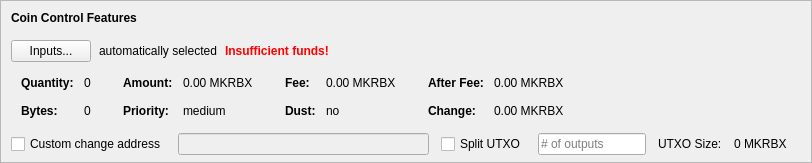
    <widget class="QFrame" name="frameCoinControl">
     <property name="sizePolicy">
      <sizepolicy hsizetype="Expanding" vsizetype="Expanding">
       <horstretch>0</horstretch>
       <verstretch>0</verstretch>
      </sizepolicy>
     </property>
     <property name="maximumSize">
      <size>
       <width>16777215</width>
       <height>16777215</height>
      </size>
     </property>
     <property name="frameShape">
      <enum>QFrame::StyledPanel</enum>
     </property>
     <property name="frameShadow">
      <enum>QFrame::Sunken</enum>
     </property>
     <layout class="QVBoxLayout" name="verticalLayoutCoinControl2">
      <property name="spacing">
       <number>0</number>
      </property>
      <property name="leftMargin">
       <number>0</number>
      </property>
      <property name="topMargin">
       <number>0</number>
      </property>
      <property name="rightMargin">
       <number>0</number>
      </property>
      <property name="bottomMargin">
       <number>6</number>
      </property>
      <item>
       <layout class="QVBoxLayout" name="verticalLayoutCoinControl" stretch="0,0,0,0,1">
        <property name="spacing">
         <number>0</number>
        </property>
        <property name="leftMargin">
         <number>10</number>
        </property>
        <property name="topMargin">
         <number>10</number>
        </property>
        <item>
         <layout class="QHBoxLayout" name="horizontalLayoutCoinControl1">
          <property name="bottomMargin">
           <number>15</number>
          </property>
          <item>
           <widget class="QLabel" name="labelCoinControlFeatures">
            <property name="sizePolicy">
             <sizepolicy hsizetype="Preferred" vsizetype="Maximum">
              <horstretch>0</horstretch>
              <verstretch>0</verstretch>
             </sizepolicy>
            </property>
            <property name="font">
             <font>
              <weight>75</weight>
              <bold>true</bold>
             </font>
            </property>
            <property name="styleSheet">
             <string notr="true">font-weight:bold;</string>
            </property>
            <property name="text">
             <string>Coin Control Features</string>
            </property>
           </widget>
          </item>
         </layout>
        </item>
        <item>
         <layout class="QHBoxLayout" name="horizontalLayoutCoinControl2" stretch="0,0,0,0">
          <property name="spacing">
           <number>8</number>
          </property>
          <property name="bottomMargin">
           <number>10</number>
          </property>
          <item>
           <widget class="QPushButton" name="pushButtonCoinControl">
            <property name="styleSheet">
             <string notr="true"/>
            </property>
            <property name="text">
             <string>Inputs...</string>
            </property>
            <property name="autoDefault">
             <bool>false</bool>
            </property>
           </widget>
          </item>
          <item>
           <widget class="QLabel" name="labelCoinControlAutomaticallySelected">
            <property name="text">
             <string>automatically selected</string>
            </property>
            <property name="margin">
             <number>5</number>
            </property>
           </widget>
          </item>
          <item>
           <widget class="QLabel" name="labelCoinControlInsuffFunds">
            <property name="font">
             <font>
              <weight>75</weight>
              <bold>true</bold>
             </font>
            </property>
            <property name="styleSheet">
             <string notr="true">color:red;font-weight:bold;</string>
            </property>
            <property name="text">
             <string>Insufficient funds!</string>
            </property>
            <property name="margin">
             <number>5</number>
            </property>
           </widget>
          </item>
          <item>
           <spacer name="horizontalSpacerCoinControl">
            <property name="orientation">
             <enum>Qt::Horizontal</enum>
            </property>
            <property name="sizeHint" stdset="0">
             <size>
              <width>40</width>
              <height>1</height>
             </size>
            </property>
           </spacer>
          </item>
         </layout>
        </item>
        <item>
         <widget class="QWidget" name="widgetCoinControl" native="true">
          <property name="sizePolicy">
           <sizepolicy hsizetype="Preferred" vsizetype="Preferred">
            <horstretch>0</horstretch>
            <verstretch>0</verstretch>
           </sizepolicy>
          </property>
          <property name="minimumSize">
           <size>
            <width>0</width>
            <height>0</height>
           </size>
          </property>
          <property name="styleSheet">
           <string notr="true"/>
          </property>
          <layout class="QHBoxLayout" name="horizontalLayoutCoinControl5">
           <property name="leftMargin">
            <number>0</number>
           </property>
           <property name="topMargin">
            <number>0</number>
           </property>
           <property name="rightMargin">
            <number>0</number>
           </property>
           <property name="bottomMargin">
            <number>0</number>
           </property>
           <item>
            <layout class="QHBoxLayout" name="horizontalLayoutCoinControl3" stretch="0,0,0,1">
             <property name="spacing">
              <number>20</number>
             </property>
             <property name="topMargin">
              <number>0</number>
             </property>
             <property name="bottomMargin">
              <number>10</number>
             </property>
             <item>
              <layout class="QFormLayout" name="formLayoutCoinControl1">
               <property name="horizontalSpacing">
                <number>10</number>
               </property>
               <property name="verticalSpacing">
                <number>14</number>
               </property>
               <property name="leftMargin">
                <number>10</number>
               </property>
               <property name="topMargin">
                <number>4</number>
               </property>
               <property name="rightMargin">
                <number>6</number>
               </property>
               <item row="0" column="0">
                <widget class="QLabel" name="labelCoinControlQuantityText">
                 <property name="font">
                  <font>
                   <weight>75</weight>
                   <bold>true</bold>
                  </font>
                 </property>
                 <property name="text">
                  <string>Quantity:</string>
                 </property>
                 <property name="margin">
                  <number>0</number>
                 </property>
                </widget>
               </item>
               <item row="0" column="1">
                <widget class="QLabel" name="labelCoinControlQuantity">
                 <property name="cursor">
                  <cursorShape>IBeamCursor</cursorShape>
                 </property>
                 <property name="contextMenuPolicy">
                  <enum>Qt::ActionsContextMenu</enum>
                 </property>
                 <property name="text">
                  <string notr="true">0</string>
                 </property>
                 <property name="margin">
                  <number>0</number>
                 </property>
                 <property name="textInteractionFlags">
                  <set>Qt::LinksAccessibleByMouse|Qt::TextSelectableByKeyboard|Qt::TextSelectableByMouse</set>
                 </property>
                </widget>
               </item>
               <item row="1" column="0">
                <widget class="QLabel" name="labelCoinControlBytesText">
                 <property name="font">
                  <font>
                   <weight>75</weight>
                   <bold>true</bold>
                  </font>
                 </property>
                 <property name="text">
                  <string>Bytes:</string>
                 </property>
                </widget>
               </item>
               <item row="1" column="1">
                <widget class="QLabel" name="labelCoinControlBytes">
                 <property name="cursor">
                  <cursorShape>IBeamCursor</cursorShape>
                 </property>
                 <property name="contextMenuPolicy">
                  <enum>Qt::ActionsContextMenu</enum>
                 </property>
                 <property name="text">
                  <string notr="true">0</string>
                 </property>
                 <property name="textInteractionFlags">
                  <set>Qt::LinksAccessibleByMouse|Qt::TextSelectableByKeyboard|Qt::TextSelectableByMouse</set>
                 </property>
                </widget>
               </item>
              </layout>
             </item>
             <item>
              <layout class="QFormLayout" name="formLayoutCoinControl2">
               <property name="horizontalSpacing">
                <number>10</number>
               </property>
               <property name="verticalSpacing">
                <number>14</number>
               </property>
               <property name="leftMargin">
                <number>6</number>
               </property>
               <property name="topMargin">
                <number>4</number>
               </property>
               <property name="rightMargin">
                <number>6</number>
               </property>
               <item row="0" column="0">
                <widget class="QLabel" name="labelCoinControlAmountText">
                 <property name="font">
                  <font>
                   <weight>75</weight>
                   <bold>true</bold>
                  </font>
                 </property>
                 <property name="text">
                  <string>Amount:</string>
                 </property>
                 <property name="margin">
                  <number>0</number>
                 </property>
                </widget>
               </item>
               <item row="0" column="1">
                <widget class="QLabel" name="labelCoinControlAmount">
                 <property name="cursor">
                  <cursorShape>IBeamCursor</cursorShape>
                 </property>
                 <property name="contextMenuPolicy">
                  <enum>Qt::ActionsContextMenu</enum>
                 </property>
                 <property name="text">
                  <string notr="true">0.00 MKRBX</string>
                 </property>
                 <property name="textInteractionFlags">
                  <set>Qt::LinksAccessibleByMouse|Qt::TextSelectableByKeyboard|Qt::TextSelectableByMouse</set>
                 </property>
                </widget>
               </item>
               <item row="1" column="0">
                <widget class="QLabel" name="labelCoinControlPriorityText">
                 <property name="font">
                  <font>
                   <weight>75</weight>
                   <bold>true</bold>
                  </font>
                 </property>
                 <property name="text">
                  <string>Priority:</string>
                 </property>
                </widget>
               </item>
               <item row="1" column="1">
                <widget class="QLabel" name="labelCoinControlPriority">
                 <property name="cursor">
                  <cursorShape>IBeamCursor</cursorShape>
                 </property>
                 <property name="contextMenuPolicy">
                  <enum>Qt::ActionsContextMenu</enum>
                 </property>
                 <property name="text">
                  <string>medium</string>
                 </property>
                 <property name="textInteractionFlags">
                  <set>Qt::LinksAccessibleByMouse|Qt::TextSelectableByKeyboard|Qt::TextSelectableByMouse</set>
                 </property>
                </widget>
               </item>
              </layout>
             </item>
             <item>
              <layout class="QFormLayout" name="formLayoutCoinControl3">
               <property name="horizontalSpacing">
                <number>10</number>
               </property>
               <property name="verticalSpacing">
                <number>14</number>
               </property>
               <property name="leftMargin">
                <number>6</number>
               </property>
               <property name="topMargin">
                <number>4</number>
               </property>
               <property name="rightMargin">
                <number>6</number>
               </property>
               <item row="0" column="0">
                <widget class="QLabel" name="labelCoinControlFeeText">
                 <property name="font">
                  <font>
                   <weight>75</weight>
                   <bold>true</bold>
                  </font>
                 </property>
                 <property name="text">
                  <string>Fee:</string>
                 </property>
                 <property name="margin">
                  <number>0</number>
                 </property>
                </widget>
               </item>
               <item row="0" column="1">
                <widget class="QLabel" name="labelCoinControlFee">
                 <property name="cursor">
                  <cursorShape>IBeamCursor</cursorShape>
                 </property>
                 <property name="contextMenuPolicy">
                  <enum>Qt::ActionsContextMenu</enum>
                 </property>
                 <property name="text">
                  <string notr="true">0.00 MKRBX</string>
                 </property>
                 <property name="textInteractionFlags">
                  <set>Qt::LinksAccessibleByMouse|Qt::TextSelectableByKeyboard|Qt::TextSelectableByMouse</set>
                 </property>
                </widget>
               </item>
               <item row="1" column="0">
                <widget class="QLabel" name="labelCoinControlLowOutputText">
                 <property name="font">
                  <font>
                   <weight>75</weight>
                   <bold>true</bold>
                  </font>
                 </property>
                 <property name="text">
                  <string>Dust:</string>
                 </property>
                </widget>
               </item>
               <item row="1" column="1">
                <widget class="QLabel" name="labelCoinControlLowOutput">
                 <property name="cursor">
                  <cursorShape>IBeamCursor</cursorShape>
                 </property>
                 <property name="contextMenuPolicy">
                  <enum>Qt::ActionsContextMenu</enum>
                 </property>
                 <property name="text">
                  <string>no</string>
                 </property>
                 <property name="textInteractionFlags">
                  <set>Qt::LinksAccessibleByMouse|Qt::TextSelectableByKeyboard|Qt::TextSelectableByMouse</set>
                 </property>
                </widget>
               </item>
              </layout>
             </item>
             <item>
              <layout class="QFormLayout" name="formLayoutCoinControl4">
               <property name="horizontalSpacing">
                <number>10</number>
               </property>
               <property name="verticalSpacing">
                <number>14</number>
               </property>
               <property name="leftMargin">
                <number>6</number>
               </property>
               <property name="topMargin">
                <number>4</number>
               </property>
               <property name="rightMargin">
                <number>6</number>
               </property>
               <item row="0" column="0">
                <widget class="QLabel" name="labelCoinControlAfterFeeText">
                 <property name="font">
                  <font>
                   <weight>75</weight>
                   <bold>true</bold>
                  </font>
                 </property>
                 <property name="text">
                  <string>After Fee:</string>
                 </property>
                 <property name="margin">
                  <number>0</number>
                 </property>
                </widget>
               </item>
               <item row="0" column="1">
                <widget class="QLabel" name="labelCoinControlAfterFee">
                 <property name="cursor">
                  <cursorShape>IBeamCursor</cursorShape>
                 </property>
                 <property name="contextMenuPolicy">
                  <enum>Qt::ActionsContextMenu</enum>
                 </property>
                 <property name="text">
                  <string notr="true">0.00 MKRBX</string>
                 </property>
                 <property name="textInteractionFlags">
                  <set>Qt::LinksAccessibleByMouse|Qt::TextSelectableByKeyboard|Qt::TextSelectableByMouse</set>
                 </property>
                </widget>
               </item>
               <item row="1" column="0">
                <widget class="QLabel" name="labelCoinControlChangeText">
                 <property name="font">
                  <font>
                   <weight>75</weight>
                   <bold>true</bold>
                  </font>
                 </property>
                 <property name="text">
                  <string>Change:</string>
                 </property>
                </widget>
               </item>
               <item row="1" column="1">
                <widget class="QLabel" name="labelCoinControlChange">
                 <property name="cursor">
                  <cursorShape>IBeamCursor</cursorShape>
                 </property>
                 <property name="contextMenuPolicy">
                  <enum>Qt::ActionsContextMenu</enum>
                 </property>
                 <property name="text">
                  <string notr="true">0.00 MKRBX</string>
                 </property>
                 <property name="textInteractionFlags">
                  <set>Qt::LinksAccessibleByMouse|Qt::TextSelectableByKeyboard|Qt::TextSelectableByMouse</set>
                 </property>
                </widget>
               </item>
              </layout>
             </item>
            </layout>
           </item>
          </layout>
         </widget>
        </item>
        <item>
         <layout class="QHBoxLayout" name="horizontalLayoutCoinControl4" stretch="0,0,0,0,0,0,0">
          <property name="spacing">
           <number>12</number>
          </property>
          <property name="sizeConstraint">
           <enum>QLayout::SetDefaultConstraint</enum>
          </property>
          <property name="topMargin">
           <number>5</number>
          </property>
          <property name="rightMargin">
           <number>5</number>
          </property>
          <item>
           <widget class="QCheckBox" name="checkBoxCoinControlChange">
            <property name="toolTip">
             <string>If this is activated, but the change address is empty or invalid, change will be sent to a newly generated address.</string>
            </property>
            <property name="text">
             <string>Custom change address</string>
            </property>
           </widget>
          </item>
          <item>
           <widget class="QValidatedLineEdit" name="lineEditCoinControlChange">
            <property name="enabled">
             <bool>false</bool>
            </property>
            <property name="sizePolicy">
             <sizepolicy hsizetype="Expanding" vsizetype="Fixed">
              <horstretch>0</horstretch>
              <verstretch>0</verstretch>
             </sizepolicy>
            </property>
           </widget>
          </item>
          <item>
           <widget class="QCheckBox" name="splitBlockCheckBox">
            <property name="text">
             <string>Split UTXO</string>
            </property>
           </widget>
          </item>
          <item>
           <widget class="QLineEdit" name="splitBlockLineEdit">
            <property name="sizePolicy">
             <sizepolicy hsizetype="Fixed" vsizetype="Fixed">
              <horstretch>50</horstretch>
              <verstretch>0</verstretch>
             </sizepolicy>
            </property>
            <property name="placeholderText">
             <string># of outputs</string>
            </property>
           </widget>
          </item>
          <item>
           <widget class="QLabel" name="labelBlockSizeText">
            <property name="text">
             <string>UTXO Size:</string>
            </property>
           </widget>
          </item>
          <item>
           <widget class="QLabel" name="labelBlockSize">
            <property name="text">
             <string>0 MKRBX</string>
            </property>
           </widget>
          </item>
          <item>
           <widget class="QLabel" name="labelCoinControlChangeLabel">
            <property name="sizePolicy">
             <sizepolicy hsizetype="Preferred" vsizetype="Expanding">
              <horstretch>0</horstretch>
              <verstretch>0</verstretch>
             </sizepolicy>
            </property>
            <property name="minimumSize">
             <size>
              <width>0</width>
              <height>0</height>
             </size>
            </property>
            <property name="text">
             <string/>
            </property>
            <property name="margin">
             <number>3</number>
            </property>
           </widget>
          </item>
         </layout>
        </item>
        <item>
         <spacer name="verticalSpacerCoinControl">
          <property name="orientation">
           <enum>Qt::Vertical</enum>
          </property>
          <property name="sizeHint" stdset="0">
           <size>
            <width>800</width>
            <height>1</height>
           </size>
          </property>
         </spacer>
        </item>
       </layout>
      </item>
     </layout>
    </widget>
